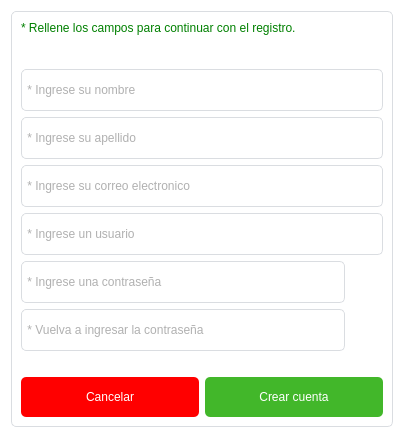
<?xml version="1.0" encoding="UTF-8"?>
<ui version="4.0">
 <class>Dialog</class>
 <widget class="QDialog" name="Dialog">
  <property name="geometry">
   <rect>
    <x>0</x>
    <y>0</y>
    <width>404</width>
    <height>438</height>
   </rect>
  </property>
  <property name="windowTitle">
   <string>Signup</string>
  </property>
  <property name="autoFillBackground">
   <bool>false</bool>
  </property>
  <property name="styleSheet">
   <string notr="true">QDialog {
	background-color : #FFF;
	margin : 0px;
	padding : 0px;
}

QFrame#content {
	background-color : transparent;
	border: 1px solid #DADDE1;
	border-radius: 5px;
	min-width : 380px;
	min-height : 412px;
}

QLabel {
	font : 77 12px &quot;Arial&quot;;
	color : green;
}

QLineEdit {
	background-color : transparent;
	border : 1px solid #DADDE1;
	border-radius : 5px;
	color : #616161;
	min-height : 40px;
	font : 77 18px &quot;Arial&quot;;
}

QPushButton {
	color : #FFFFFF;
	border-style : solid;
	border-radius: 5px;
	min-height : 40px;
	font : 77 18px &quot;Arial&quot;;
}

QPushButton#btn_login {
	background-color : #1877F2;
}

QPushButton#btn_login:pressed {
	background-color : transparent;
	color : #1877F2;
	border: 1px solid #1877F2;
	border-radius: 5px;
}

QPushButton#btn_signup {
	background-color : #42B72A;
}

QPushButton#btn_signup:hover, #btn_exit:hover, #btn_login:hover, #btn_cancel:hover {
	border: 1px solid #FFF;
	border-radius: 5px;
}

QPushButton#btn_signup:pressed {
	background-color : transparent;
	color : #42B72A;
	border: 1px solid #42B72A;
	border-radius: 5px;
}

QPushButton#btn_exit {
	background-color : #616161;
}

QPushButton#btn_exit:pressed {
	background-color : transparent;
	color : #616161;
	border: 1px solid #616161;
	border-radius: 5px;
}

QPushButton#btn_forgotten_password {
	border-style: outset;
	border-width: 0px;
	color : #1877F2;
	font : 77 15px &quot;Arial&quot;;
}

QPushButton#btn_forgotten_password:hover {
	text-decoration: underline;
}

QPushButton#btn_cancel {
	background-color : red;
}

QPushButton#btn_cancel:pressed {
	background-color : transparent;
	color : red;
	border: 1px solid red;
	border-radius: 5px;
}

QPushButton#btn_show_password, #btn_show_repassword {
	qproperty-icon: url(C:/Users/fgmcx/Documents/PycharmProjects/pythonProject1/icon/candado-cerrado.png);
	qproperty-iconSize: 24px;
	min-widgth : 32px;
	min-height : 32px;
}

QPushButton#btn_show_password:hover, #btn_show_repassword:hover {
	background-color : #DADDE1;
}
</string>
  </property>
  <layout class="QVBoxLayout" name="verticalLayout">
   <item>
    <widget class="QFrame" name="content">
     <property name="frameShape">
      <enum>QFrame::StyledPanel</enum>
     </property>
     <property name="frameShadow">
      <enum>QFrame::Raised</enum>
     </property>
     <layout class="QVBoxLayout" name="verticalLayout_2">
      <item>
       <widget class="QLabel" name="lbl_info">
        <property name="text">
         <string>* Rellene los campos para continuar con el registro.</string>
        </property>
       </widget>
      </item>
      <item>
       <spacer name="verticalSpacer">
        <property name="orientation">
         <enum>Qt::Vertical</enum>
        </property>
        <property name="sizeHint" stdset="0">
         <size>
          <width>20</width>
          <height>40</height>
         </size>
        </property>
       </spacer>
      </item>
      <item>
       <widget class="QLineEdit" name="tfd_name">
        <property name="placeholderText">
         <string> * Ingrese su nombre</string>
        </property>
        <property name="clearButtonEnabled">
         <bool>true</bool>
        </property>
       </widget>
      </item>
      <item>
       <widget class="QLineEdit" name="tfd_surname">
        <property name="placeholderText">
         <string> * Ingrese su apellido</string>
        </property>
        <property name="clearButtonEnabled">
         <bool>true</bool>
        </property>
       </widget>
      </item>
      <item>
       <widget class="QLineEdit" name="tfd_email">
        <property name="placeholderText">
         <string> * Ingrese su correo electronico</string>
        </property>
        <property name="clearButtonEnabled">
         <bool>true</bool>
        </property>
       </widget>
      </item>
      <item>
       <widget class="QLineEdit" name="tfd_user">
        <property name="placeholderText">
         <string> * Ingrese un usuario</string>
        </property>
        <property name="clearButtonEnabled">
         <bool>true</bool>
        </property>
       </widget>
      </item>
      <item>
       <layout class="QHBoxLayout" name="horizontalLayout_3">
        <item>
         <widget class="QLineEdit" name="tfd_password">
          <property name="echoMode">
           <enum>QLineEdit::Password</enum>
          </property>
          <property name="placeholderText">
           <string> * Ingrese una contraseña</string>
          </property>
          <property name="clearButtonEnabled">
           <bool>true</bool>
          </property>
         </widget>
        </item>
        <item>
         <widget class="QPushButton" name="btn_show_password">
          <property name="text">
           <string/>
          </property>
         </widget>
        </item>
       </layout>
      </item>
      <item>
       <layout class="QHBoxLayout" name="horizontalLayout_2">
        <item>
         <widget class="QLineEdit" name="tfd_repassword">
          <property name="echoMode">
           <enum>QLineEdit::Password</enum>
          </property>
          <property name="placeholderText">
           <string> * Vuelva a ingresar la contraseña</string>
          </property>
          <property name="clearButtonEnabled">
           <bool>true</bool>
          </property>
         </widget>
        </item>
        <item>
         <widget class="QPushButton" name="btn_show_repassword">
          <property name="text">
           <string/>
          </property>
         </widget>
        </item>
       </layout>
      </item>
      <item>
       <widget class="QLabel" name="lbl_info2">
        <property name="text">
         <string/>
        </property>
       </widget>
      </item>
      <item>
       <layout class="QHBoxLayout" name="horizontalLayout">
        <item>
         <widget class="QPushButton" name="btn_cancel">
          <property name="text">
           <string>Cancelar</string>
          </property>
         </widget>
        </item>
        <item>
         <widget class="QPushButton" name="btn_signup">
          <property name="text">
           <string>Crear cuenta</string>
          </property>
         </widget>
        </item>
       </layout>
      </item>
     </layout>
    </widget>
   </item>
  </layout>
 </widget>
 <resources/>
 <connections/>
</ui>
